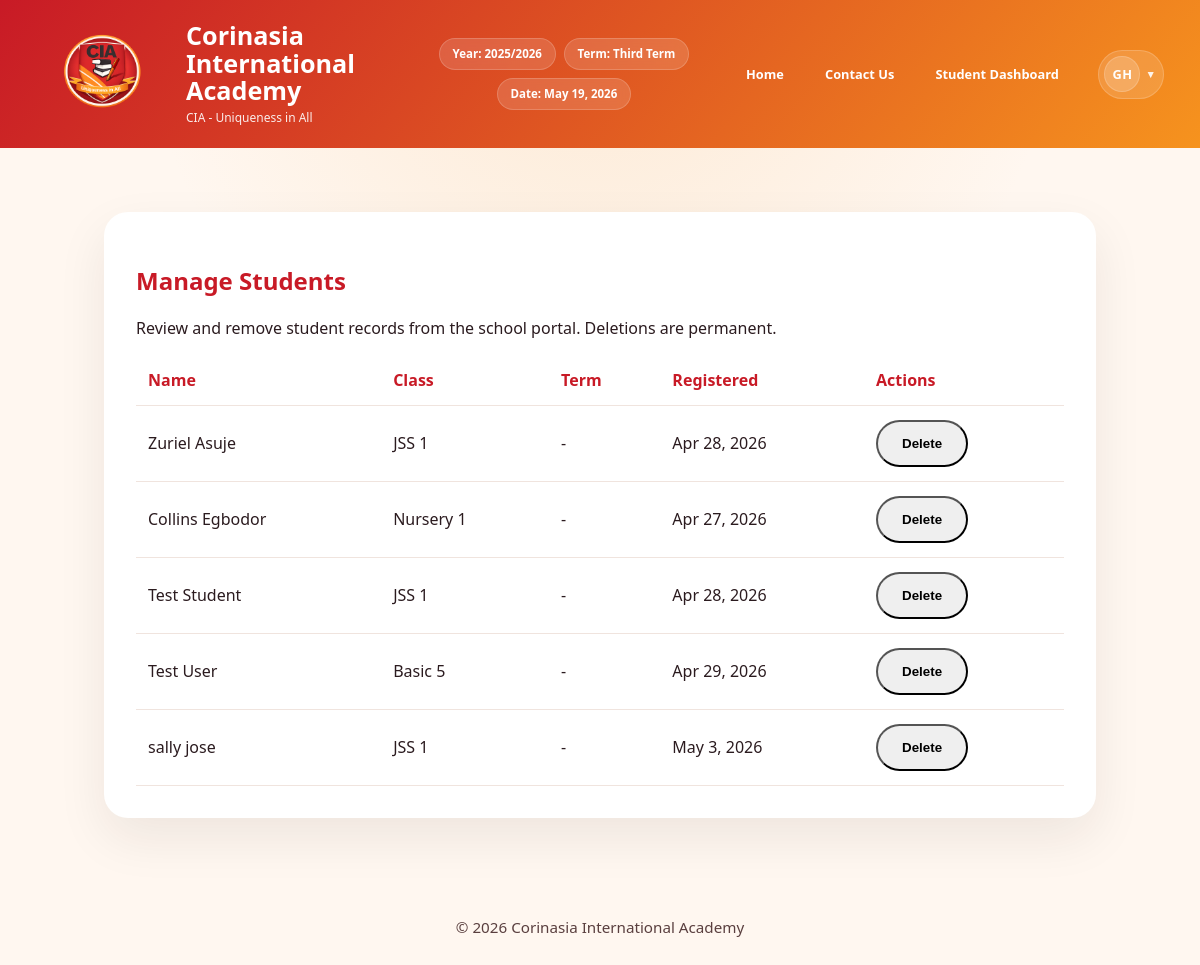
Page /teacher/manage-students/ (signed in) on the earlier database version.
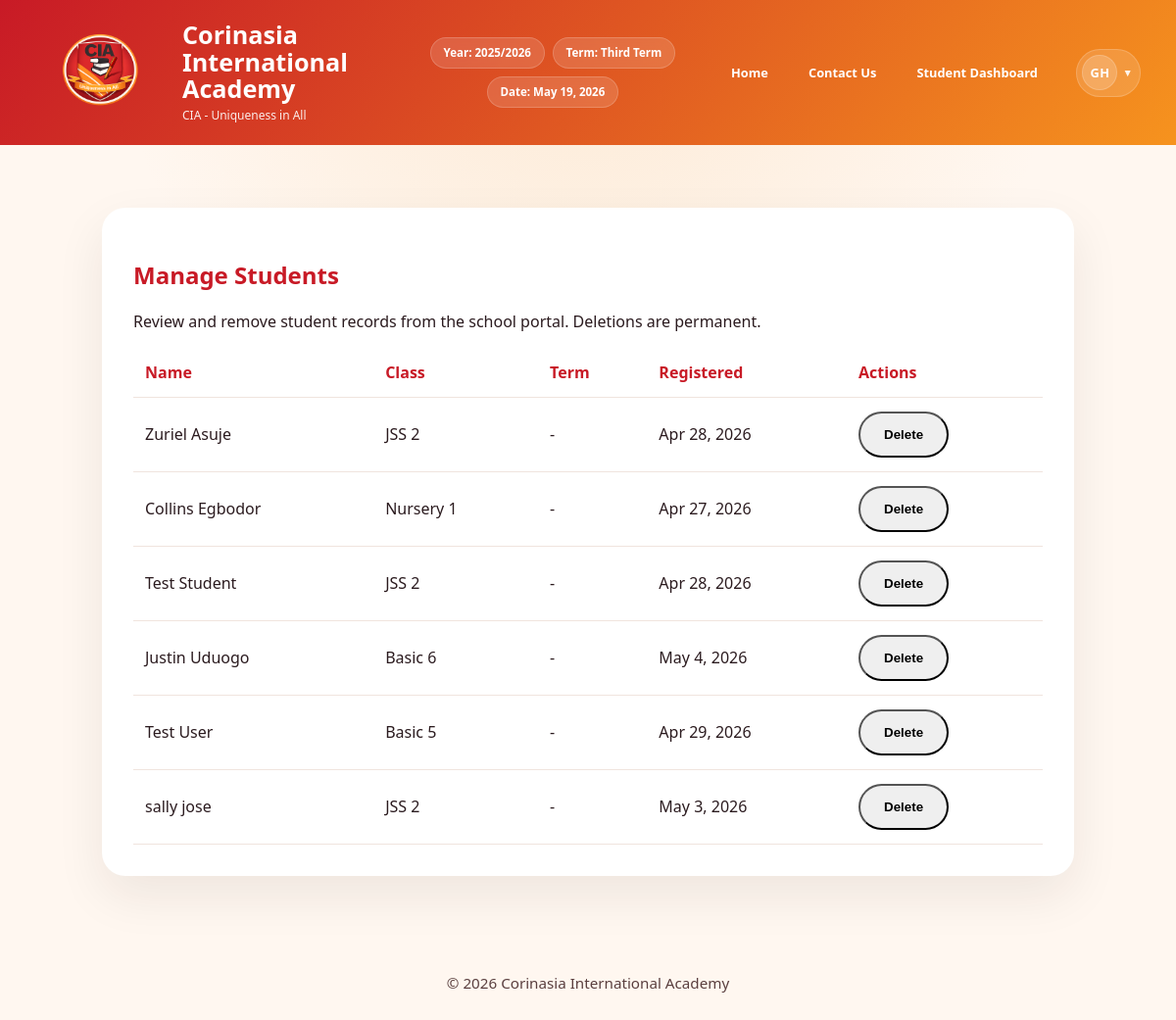
Same page on the later database version.
### grades/models.py (models this page shows, shortened)
class Student(models.Model):
    student_id = models.CharField(max_length=20, unique=True, db_index=True, help_text="Unique student ID")
    first_name = models.CharField(max_length=100)
    last_name = models.CharField(max_length=100)
    class_name = models.CharField(max_length=50, blank=True, null=True, help_text="Student's class (e.g., JSS1A, SS2B)")
    nationality = models.CharField(max_length=50, default='Nigeria')
    state_of_origin = models.CharField(max_length=50, blank=True, null=True)
    club_and_society = models.CharField(max_length=100, blank=True, null=True)
    sport_house = models.CharField(max_length=50, blank=True, null=True)
    date_of_birth = models.DateField(blank=True, null=True)
    enrollment_date = models.DateField(default=datetime.today)
    subjects = models.ManyToManyField('Subject', blank=True, related_name='students', help_text='Subjects the student is enrolled in for the current term')
    class Meta:
        ordering = ['last_name', 'first_name']
        verbose_name = "Student"
        verbose_name_plural = "Students"
        indexes = [
            models.Index(fields=['last_name', 'first_name']),
            models.Index(fields=['class_name']),
        ]

### grades/views.py (the view)
# urls.py: path('teacher/manage-students/', views.manage_students, name='manage_students'),
@login_required
@class_teacher_or_admin_required
def manage_students(request):
    profile = getattr(request.user, 'profile', None)
    if profile and profile.role == 'class_teacher' and profile.assigned_class:
        students = Student.objects.filter(class_name=profile.assigned_class).order_by('last_name')
    else:
        students = Student.objects.all().order_by('last_name')
    can_approve_promotions = _user_can_approve_promotions(request.user, profile)
    promotion_students = []
    promotion_from_class = None
    if profile and profile.role == Profile.ROLE_CLASS_TEACHER and profile.assigned_class:
        from_class = profile.assigned_class
        to_class = CLASS_PROGRESSION.get(from_class)
        if to_class:
            promotion_from_class = from_class
            for s in Student.objects.filter(class_name=from_class).order_by('last_name', 'first_name'):
                promotion_students.append({
                    'student': s,
                    'to_class': to_class,
                    'preselected': True,   # default: all ticked, teacher unticks failures
                })
    elif can_approve_promotions:
        pass
    promotion_options = []
    if can_approve_promotions and not promotion_students:
        for from_class, to_class in CLASS_PROGRESSION.items():
            count = Student.objects.filter(class_name=from_class).count()
            if count:
                promotion_options.append({
                    'from_class': from_class,
                    'to_class': to_class,
                    'count': count,
                })
    pending_promotion_requests = ClassPromotionRequest.objects.filter(
        status=ClassPromotionRequest.STATUS_PENDING
    ).select_related('requested_by')
    if profile and profile.role == Profile.ROLE_CLASS_TEACHER and profile.assigned_class:
        pending_promotion_requests = pending_promotion_requests.filter(from_class=profile.assigned_class)
    return render(request, 'grades/manage_students.html', {
        'students': students,
        'promotion_students': promotion_students,
        'promotion_from_class': promotion_from_class,
        'promotion_options': promotion_options,
        'pending_promotion_requests': pending_promotion_requests,
        'can_approve_promotions': can_approve_promotions,
    })

### grades/context_processors.py (called while the page is built)
def _build_initials(display_name, fallback_username):
    source = display_name or fallback_username or 'User'
    parts = [part for part in source.split() if part]
    if len(parts) >= 2:
        initials = parts[0][0] + parts[1][0]
    else:
        initials = source[:2]
    return initials.upper()

### grades/models.py (called while the page is built)
    @classmethod
    def get_current_period(cls):
        term_setting = cls.objects.order_by('-updated_at').first()
        if term_setting:
            return term_setting.current_academic_year, term_setting.current_term
        return default_academic_year(), 'first_term'

### grades/views.py (called while the page is built)
def _user_can_approve_promotions(user, profile=None):
    return (
        (profile and profile.role == Profile.ROLE_ADMIN)
        or user.is_superuser
        or getattr(user, 'is_staff', False)
    )

### grades/templates/grades/manage_students.html (shortened to what this page needs)
{% extends 'grades/base.html' %}
{% block content %}
<div class="page-shell">
    <div class="dashboard-card">
        <h2>Manage Students</h2>
        <p>Review and remove student records from the school portal. Deletions are permanent.</p>
        {% if students %}
            <div class="grades-table">
                <table>
                    <thead>
                        <tr><th>Name</th><th>Class</th><th>Term</th><th>Registered</th><th>Actions</th></tr>
                    </thead>
                    <tbody>
                        {% for student in students %}
                            <tr>
                                <td>{{ student.first_name }} {{ student.last_name }}</td>
                                <td>{{ student.class_name|default:'N/A' }}</td>
                                <td>-</td>
                                <td>{{ student.enrollment_date|date:'M j, Y' }}</td>
                                <td>
                                    <form method="post" action="{% url 'delete_student' student.student_id %}" style="display:inline;">
                                        <button type="submit" class="button button-danger">Delete</button>
                                    </form>
                                </td>
                            </tr>
                        {% endfor %}
                    </tbody>
                </table>
            </div>
        {% else %}
            <p class="empty-state">No students are currently registered.</p>
        {% endif %}
    </div>
</div>
{% endblock %}

Differences in the rows shown:
changed Student "Zuriel": class_name "JSS 1" → "JSS 2"
changed Student "Student": class_name "JSS 1" → "JSS 2"
added Student: first_name "Justin", last_name "Uduogo", class_name "Basic 6", enrollment_date "May 4, 2026"
changed Student "sally": class_name "JSS 1" → "JSS 2"
